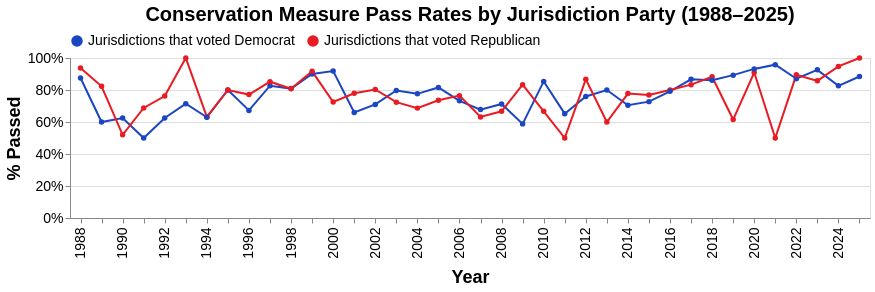

Source (notebook cell):
### Markdown cell above
## Pass rates by jurisdiction party

### Code cell
df = (
    votes
    .filter(_.party.isin(["Democrat", "Republican"]))
    .group_by("year", "party")
    .agg(pass_fraction=((_.status.isin(["Pass", "Pass*"]))).cast("int").mean())
    .order_by("year")
    .execute()
)

chart = year_line(
    df,
    y="pass_fraction",
    group="party",
    title="Conservation Measure Pass Rates by Jurisdiction Party (1988–2025)",
    y_title="% Passed",
    stat='percent'
)


chart.save('percent_passed_party.png', ppi=200)
chart

### Figure 1 — Vega-Lite specification as saved in the notebook (floating-point values rounded to 4 significant figures)
{"config": {"view": {"continuousWidth": 300, "continuousHeight": 300}}, "data": {"name": "data-3461a251232219c7fbdaad14b9f2e450"}, "mark": {"type": "line", "point": true}, "encoding": {"color": {"field": "party_label", "legend": {"direction": "horizontal", "labelFontSize": 14, "labelLimit": 500, "offset": 5, "orient": "top", "title": null}, "scale": {"domain": ["Jurisdictions that voted Democrat", "Jurisdictions that voted Republican"], "range": ["#1b46c2", "#E81B23"]}, "type": "nominal"}, "x": {"axis": {"labelExpr": "(toNumber(datum.value) % 2 === 0) ? datum.value : ''", "labelFontSize": 14, "labelPadding": 4, "titleFontSize": 18, "titlePadding": 10}, "field": "year", "title": "Year", "type": "ordinal"}, "y": {"axis": {"format": "%", "labelFontSize": 14, "titleFontSize": 18}, "field": "pass_fraction", "title": "% Passed", "type": "quantitative"}}, "height": 160, "title": {"text": "Conservation Measure Pass Rates by Jurisdiction Party (1988–2025)", "dy": -5, "fontSize": 20}, "transform": [{"calculate": "datum['party'] === 'Republican' ? 'Jurisdictions that voted Republican' : datum['party'] === 'Democrat' ? 'Jurisdictions that voted Democrat' : datum['party']", "as": "party_label"}], "width": 800, "$schema": "https://vega.github.io/schema/vega-lite/v5.17.0.json", "datasets": {"data-3461a251232219c7fbdaad14b9f2e450": [{"year": 1988, "party": "Democrat", "pass_fraction": 0.875}, {"year": 1988, "party": "Republican", "pass_fraction": 0.9375}, {"year": 1989, "party": "Republican", "pass_fraction": 0.8235}, {"year": 1989, "party": "Democrat", "pass_fraction": 0.6}, {"year": 1990, "party": "Republican", "pass_fraction": 0.52}, {"year": 1990, "party": "Democrat", "pass_fraction": 0.625}, {"year": 1991, "party": "Democrat", "pass_fraction": 0.5}, {"year": 1991, "party": "Republican", "pass_fraction": 0.6875}, {"year": 1992, "party": "Republican", "pass_fraction": 0.7619}, {"year": 1992, "party": "Democrat", "pass_fraction": 0.625}, {"year": 1993, "party": "Republican", "pass_fraction": 1.0}, {"year": 1993, "party": "Democrat", "pass_fraction": 0.7143}, {"year": 1994, "party": "Republican", "pass_fraction": 0.6316}, {"year": 1994, "party": "Democrat", "pass_fraction": 0.6296}, {"year": 1995, "party": "Democrat", "pass_fraction": 0.8}, {"year": 1995, "party": "Republican", "pass_fraction": 0.8}, {"year": 1996, "party": "Democrat", "pass_fraction": 0.6724}, {"year": 1996, "party": "Republican", "pass_fraction": 0.7714}, {"year": 1997, "party": "Democrat", "pass_fraction": 0.8269}, {"year": 1997, "party": "Republican", "pass_fraction": 0.8519}, {"year": 1998, "party": "Democrat", "pass_fraction": 0.8087}, {"year": 1998, "party": "Republican", "pass_fraction": 0.8077}, {"year": 1999, "party": "Democrat", "pass_fraction": 0.9}, {"year": 1999, "party": "Republican", "pass_fraction": 0.9167}, {"year": 2000, "party": "Democrat", "pass_fraction": 0.9182}, {"year": 2000, "party": "Republican", "pass_fraction": 0.7253}, {"year": 2001, "party": "Democrat", "pass_fraction": 0.6593}, {"year": 2001, "party": "Republican", "pass_fraction": 0.7797}, {"year": 2002, "party": "Democrat", "pass_fraction": 0.7097}, {"year": 2002, "party": "Republican", "pass_fraction": 0.8036}, {"year": 2003, "party": "Democrat", "pass_fraction": 0.7969}, {"year": 2003, "party": "Republican", "pass_fraction": 0.7241}, {"year": 2004, "party": "Democrat", "pass_fraction": 0.776}, {"year": 2004, "party": "Republican", "pass_fraction": 0.6867}, {"year": 2005, "party": "Democrat", "pass_fraction": 0.8161}, {"year": 2005, "party": "Republican", "pass_fraction": 0.7358}, {"year": 2006, "party": "Democrat", "pass_fraction": 0.7321}, {"year": 2006, "party": "Republican", "pass_fraction": 0.7647}, {"year": 2007, "party": "Democrat", "pass_fraction": 0.6774}, {"year": 2007, "party": "Republican", "pass_fraction": 0.6316}, {"year": 2008, "party": "Republican", "pass_fraction": 0.6667}, {"year": 2008, "party": "Democrat", "pass_fraction": 0.7128}, {"year": 2009, "party": "Democrat", "pass_fraction": 0.5882}, {"year": 2009, "party": "Republican", "pass_fraction": 0.8333}, {"year": 2010, "party": "Democrat", "pass_fraction": 0.8537}, {"year": 2010, "party": "Republican", "pass_fraction": 0.6667}, {"year": 2011, "party": "Democrat", "pass_fraction": 0.6522}, {"year": 2011, "party": "Republican", "pass_fraction": 0.5}, {"year": 2012, "party": "Democrat", "pass_fraction": 0.7593}, {"year": 2012, "party": "Republican", "pass_fraction": 0.8667}, {"year": 2013, "party": "Democrat", "pass_fraction": 0.8}, {"year": 2013, "party": "Republican", "pass_fraction": 0.6}, {"year": 2014, "party": "Republican", "pass_fraction": 0.7778}, {"year": 2014, "party": "Democrat", "pass_fraction": 0.7045}, {"year": 2015, "party": "Republican", "pass_fraction": 0.7692}, {"year": 2015, "party": "Democrat", "pass_fraction": 0.7273}, {"year": 2016, "party": "Republican", "pass_fraction": 0.8}, {"year": 2016, "party": "Democrat", "pass_fraction": 0.7917}, {"year": 2017, "party": "Republican", "pass_fraction": 0.8333}, {"year": 2017, "party": "Democrat", "pass_fraction": 0.8667}, {"year": 2018, "party": "Republican", "pass_fraction": 0.8824}, {"year": 2018, "party": "Democrat", "pass_fraction": 0.8605}, {"year": 2019, "party": "Democrat", "pass_fraction": 0.8929}, {"year": 2019, "party": "Republican", "pass_fraction": 0.6154}, {"year": 2020, "party": "Republican", "pass_fraction": 0.9091}, {"year": 2020, "party": "Democrat", "pass_fraction": 0.9318}, {"year": 2021, "party": "Democrat", "pass_fraction": 0.9583}, {"year": 2021, "party": "Republican", "pass_fraction": 0.5}, {"year": 2022, "party": "Democrat", "pass_fraction": 0.8704}, {"year": 2022, "party": "Republican", "pass_fraction": 0.8947}, {"year": 2023, "party": "Republican", "pass_fraction": 0.8571}, {"year": 2023, "party": "Democrat", "pass_fraction": 0.9259}, {"year": 2024, "party": "Democrat", "pass_fraction": 0.8261}, {"year": 2024, "party": "Republican", "pass_fraction": 0.9474}, {"year": 2025, "party": "Republican", "pass_fraction": 1.0}, {"year": 2025, "party": "Democrat", "pass_fraction": 0.8846}]}}
